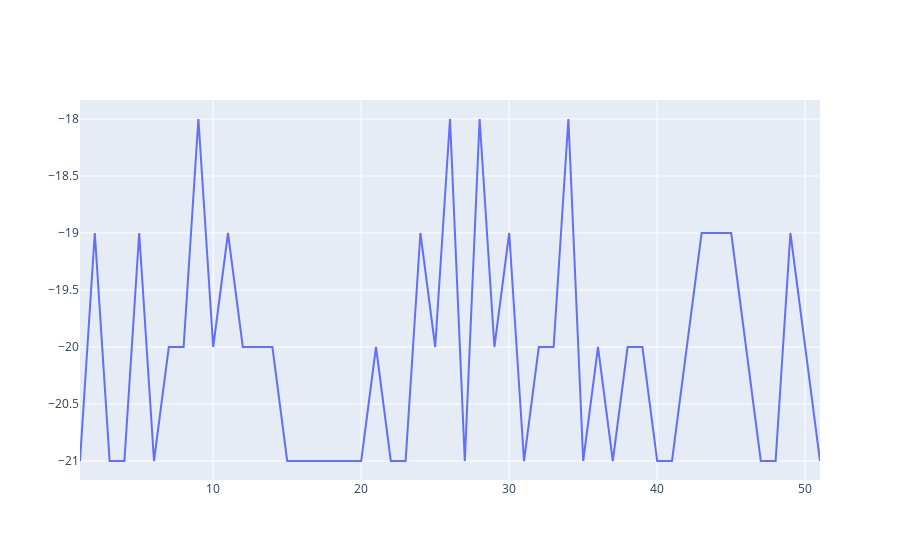

Write notebook code for a chart like this one.
### Code cell
fig = go.Figure()
fig.add_trace(
    go.Scatter(x=[i + 1 for i in range(len(training_rwds))],
               y = [r for r in training_rwds])
)
# fig.update_yaxes(type="log")
# fig.update_layout(yaxis_type="log")
fig.show()

### Figure 1 — Plotly figure (JSON) as saved in the notebook; plotly's stock layout.template omitted (floating-point values rounded to 4 significant figures)
{"data": [{"type": "scatter", "x": [1, 2, 3, 4, 5, 6, 7, 8, 9, 10, 11, 12, 13, 14, 15, 16, 17, 18, 19, 20, 21, 22, 23, 24, 25, 26, 27, 28, 29, 30, 31, 32, 33, 34, 35, 36, 37, 38, 39, 40, 41, 42, 43, 44, 45, 46, 47, 48, 49, 50, 51], "y": [-21, -19, -21, -21, -19, -21, -20, -20, -18, -20, -19, -20, -20, -20, -21, -21, -21, -21, -21, -21, -20, -21, -21, -19, -20, -18, -21, -18, -20, -19, -21, -20, -20, -18, -21, -20, -21, -20, -20, -21, -21, -20, -19, -19, -19, -20, -21, -21, -19, -20, -21]}], "layout": {}}
